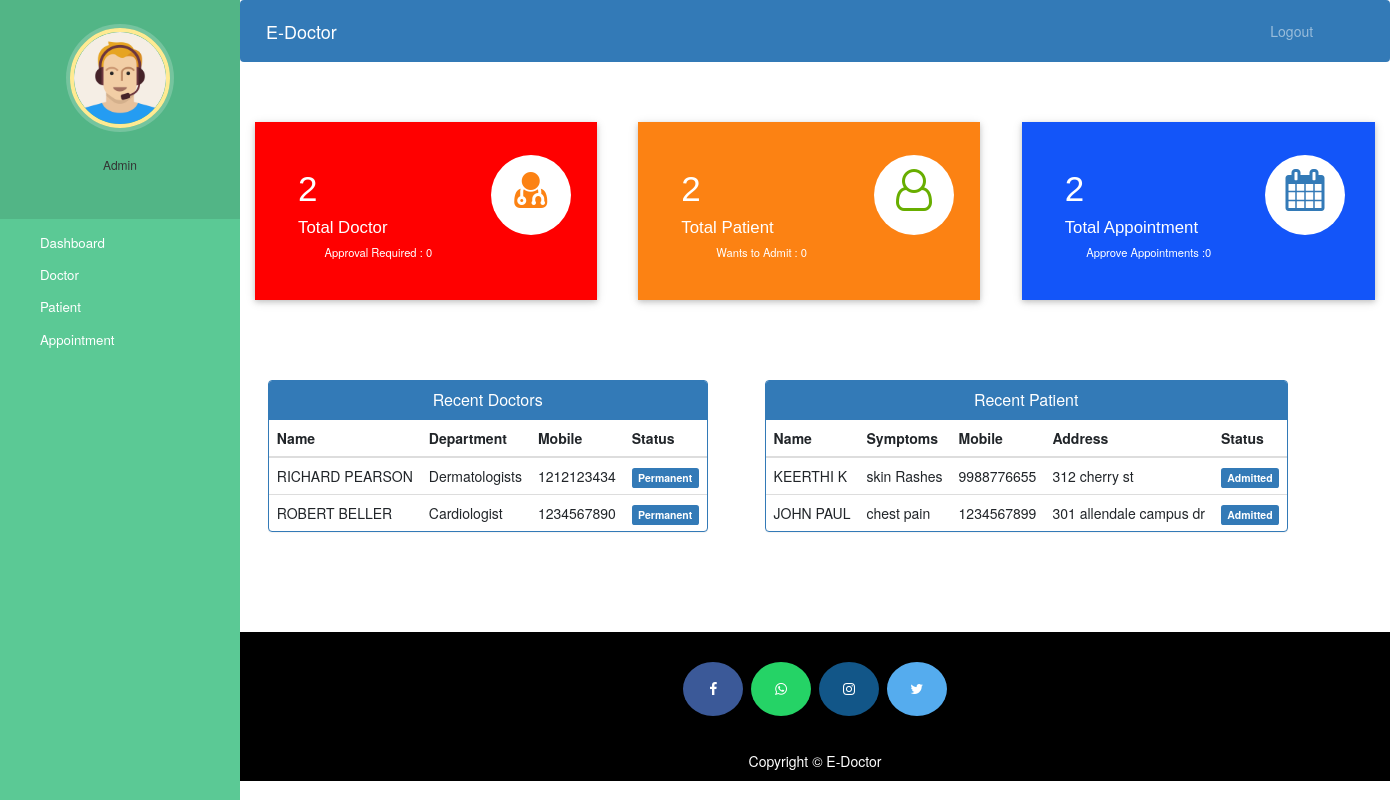
Page /admin-dashboard (signed in) on the committed database.
### hospital/models.py (models this page shows, shortened)
class Doctor(models.Model):
    user=models.OneToOneField(User,on_delete=models.CASCADE)
    profile_pic= models.ImageField(upload_to='profile_pic/DoctorProfilePic/',null=True,blank=True)
    address = models.CharField(max_length=40)
    mobile = models.CharField(max_length=40,null=True)
    department= models.CharField(max_length=50,choices=departments,default='Cardiologist')
    status=models.BooleanField(default=False)
    @property
    def get_name(self):
        return self.user.first_name+" "+self.user.last_name

class Patient(models.Model):
    user=models.OneToOneField(User,on_delete=models.CASCADE)
    profile_pic= models.ImageField(upload_to='profile_pic/PatientProfilePic/',null=True,blank=True)
    address = models.CharField(max_length=40)
    mobile = models.CharField(max_length=40,null=False)
    symptoms = models.CharField(max_length=100,null=False)
    assignedDoctorId = models.PositiveIntegerField(null=False)
    admitDate=models.DateField(auto_now=True)
    status=models.BooleanField(default=False)
    @property
    def get_name(self):
        return self.user.first_name+" "+self.user.last_name

### hospital/views.py (the view)
# urls.py: path('admin-dashboard', views.admin_dashboard_view,name='admin-dashboard'),
@login_required(login_url='adminlogin')
@user_passes_test(is_admin)
def admin_dashboard_view(request):
    doctors=models.Doctor.objects.all().order_by('-id')
    patients=models.Patient.objects.all().order_by('-id')
    doctorcount=models.Doctor.objects.all().filter(status__in=[True]).count()
    pendingdoctorcount=models.Doctor.objects.all().filter(status__in=[False]).count()
    patientcount=models.Patient.objects.all().filter(status__in=[True]).count()
    pendingpatientcount=models.Patient.objects.all().filter(status__in=[False]).count()
    appointmentcount=models.Appointment.objects.all().filter(status__in=[True]).count()
    pendingappointmentcount=models.Appointment.objects.all().filter(status__in=[False]).count()
    mydict={
    'doctors':doctors,
    'patients':patients,
    'doctorcount':doctorcount,
    'pendingdoctorcount':pendingdoctorcount,
    'patientcount':patientcount,
    'pendingpatientcount':pendingpatientcount,
    'appointmentcount':appointmentcount,
    'pendingappointmentcount':pendingappointmentcount,
    }
    return render(request,'hospital/admin_dashboard.html',context=mydict)

### hospital/views.py (called while the page is built)
def is_admin(user):
    return user.groups.filter(name='ADMIN').exists()

### templates/hospital/admin_dashboard.html
{% extends 'hospital/admin_base.html' %}
{% load static %}
{% block content %}
{%include 'hospital/admin_dashboard_cards.html'%}
<br><br><br><br>
<div class="container">
  <div class="row">
    <div class="panel panel-primary" style="margin-left:2%;">
      <div class="panel-heading" style="text-align:center;">
        <h6 class="panel-title">Recent Doctors</h6>
      </div>
      <table class="table table-hover" id="dev-table">
        <thead>
          <tr>
            <th>Name</th>
            <th>Department</th>
            <th>Mobile</th>
            <th>Status</th>
          </tr>
        </thead>
        {% for d in doctors %}
        <tr>
          <td> {{d.get_name}}</td>
          <td>{{d.department}}</td>
          <td>{{d.mobile}}</td>
          {%if d.status%}
          <td> <span class="label label-primary">Permanent</span></td>
          {% else %}
          <td> <span class="label label-success">On Hold</span></td>
          {% endif %}
        </tr>
        {% endfor %}
      </table>
    </div>
    <div class="panel panel-primary" style="margin-left:5%;">
      <div class="panel-heading" style="text-align:center;">
        <h6 class="panel-title">Recent Patient</h6>
      </div>
      <table class="table table-hover" id="dev-table">
        <thead>
          <tr>
            <th>Name</th>
            <th>Symptoms</th>
            <th>Mobile</th>
            <th>Address</th>
            <th>Status</th>
          </tr>
        </thead>
        {% for p in patients %}
        <tr>
          <td> {{p.get_name}}</td>
          <td>{{p.symptoms}}</td>
          <td>{{p.mobile}}</td>
          <td>{{p.address}}</td>
          {%if p.status%}
          <td> <span class="label label-primary">Admitted</span></td>
          {% else %}
          <td> <span class="label label-success">On Hold</span></td>
          {% endif %}
        </tr>
        {% endfor %}
      </table>
    </div>
  </div>
</div>
{% endblock content %}

### templates/hospital/admin_base.html (shortened to what this page needs)
<!DOCTYPE html>
{% load static %}
<html lang="en">
<head>
  <link rel="stylesheet" href="https://stackpath.bootstrapcdn.com/bootstrap/4.3.1/css/bootstrap.min.css">
  <link rel="stylesheet" href="https://maxcdn.bootstrapcdn.com/font-awesome/4.7.0/css/font-awesome.min.css">
  <link rel="stylesheet" href="{% static '/style.css' %}">
</head>
<body>
  <nav class="menu" tabindex="0">
    <header class="avatar">
      <img src="{% static "images/adminpropic.png" %}" />
      <br><br>
      <h6>Admin</h6>
    </header>
    <ul>
      <li tabindex="0" class="icon-dashboard"> <a style="color:white; text-decoration:none;" href="/admin-dashboard"><span>Dashboard</span></a> </li>
      <li tabindex="0" class="icon-customers"> <a style="color:white; text-decoration:none;" href="/admin-doctor"><span>Doctor</span></a></li>
      <li tabindex="0" class="icon-users"> <a style="color:white; text-decoration:none;" href="/admin-patient"><span>Patient</span></a></li>
      <li tabindex="0" class="icon-calendar"> <a style="color:white; text-decoration:none;" href="/admin-appointment"><span>Appointment</span></a></li>
    </ul>
  </nav>
  <main>
    <div class="bs-example">
      <nav class="navbar navbar-expand-md  navbar-dark fixed-top" style="background:#337AB7;">
        <a href="/admin-dashboard" class="navbar-brand">E-Doctor</a>
        <div class="collapse navbar-collapse justify-content-between" id="navbarCollapse">
          <div class="navbar-nav" style=" margin-left: 90%;">
            <a href="/logout" class="nav-item nav-link">Logout</a>
          </div>
        </div>
      </nav>
    </div>
    <br><br>
    {% block content %}
    {% endblock content %}
    <br><br><br><br>
    <footer>
      <p>
        <a id="ftr" href="#" class="fa fa-facebook"></a>
        <a id="ftr" href="#" class="fa fa-whatsapp"></a>
        <a id="ftr" href="#" class="fa fa-instagram"></a>
        <a id="ftr" href="#" class="fa fa-twitter"></a>
      </p>
      <br>
      <div class="container">
        <div class="row">
          <div class="col-md-12 col-sm-12">
            <div style="color:#ffffff;" class="wow fadeInUp footer-copyright">
              <p> Copyright &copy; E-Doctor</p>
            </div>
          </div>
        </div>
      </div>
    </footer>
  </main>
</body>
</html>

### templates/hospital/admin_dashboard_cards.html (shortened to what this page needs)
<!DOCTYPE html>
<html lang="en" dir="ltr">
<head>
  <link rel="stylesheet" href="https://maxcdn.bootstrapcdn.com/bootstrap/3.4.1/css/bootstrap.min.css">
  <link rel="stylesheet" href="https://cdnjs.cloudflare.com/ajax/libs/font-awesome/4.7.0/css/font-awesome.min.css">
</head>
<body>
  <div class="market-updates">
    <div class="col-md-4 market-update-gd">
      <div class="market-update-block clr-block-1">
        <div class="col-md-8 market-update-left">
          <h3>{{doctorcount}}</h3>
          <h4>Total Doctor</h4>
          <p>Approval Required : {{pendingdoctorcount}}</p>
        </div>
        <div class="col-md-4 market-update-right">
          <i class="fa fa-user-md"></i>
        </div>
        <div class="clearfix"> </div>
      </div>
    </div>
    <div class="col-md-4 market-update-gd">
      <div class="market-update-block clr-block-2">
        <div class="col-md-8 market-update-left">
          <h3>{{patientcount}}</h3>
          <h4>Total Patient</h4>
          <p>Wants to Admit : {{pendingpatientcount}}</p>
        </div>
        <div class="col-md-4 market-update-right">
          <i class="fa fa-user-o"></i>
        </div>
        <div class="clearfix"> </div>
      </div>
    </div>
    <div class="col-md-4 market-update-gd">
      <div class="market-update-block clr-block-3">
        <div class="col-md-8 market-update-left">
          <h3>{{appointmentcount}}</h3>
          <h4>Total Appointment</h4>
          <p>Approve Appointments :{{pendingappointmentcount}} </p>
        </div>
        <div class="col-md-4 market-update-right">
          <i class="fa fa-calendar"> </i>
        </div>
        <div class="clearfix"> </div>
      </div>
    </div>
  </div>
</body>
</html>

### static/style.css (style rules this page uses)
body { padding-left: 240px; }
main { position: relative; height: 100vh; }
.menu { background: #5bc995; height: 100vh; width: 240px; position: fixed; top: 0px; left: 0; z-index: 5; outline: none; }
.menu .avatar { background: rgba(0, 0, 0, 0.1); padding: 2em 0.5em; text-align: center; }
.menu .avatar img { width: 100px; border-radius: 50%; overflow: hidden; border: 4px solid #ffea92; box-shadow: 0 0 0 4px rgba(255, 255, 255, 0.2); }
.menu ul { list-style: none; padding: 0.5em 0; margin: 0; }
.menu ul li { padding: 0.5em 1em 0.5em 3em; font-size: 0.95em; font-weight: regular; background-repeat: no-repeat; background-position: left 15px center; background-size: auto 20px; transition: all 0.15s linear; cursor: pointer; }
.menu ul li.icon-dashboard { background-image: url("http://www.entypo.com/images//gauge.svg"); }
.menu ul li.icon-customers { background-image: url("http://www.entypo.com/images//briefcase.svg"); }
.menu ul li.icon-users { background-image: url("http://www.entypo.com/images//users.svg"); }
.menu ul li.icon-calendar { background-image: url("http://www.entypo.com/images//calendar.svg"); }

### templates/hospital/admin_base.html (style rules this page uses)
a:link { text-decoration: none; }
a { color: white; }
footer { padding: 0px 0px 0px 0px; background-color: black; margin: 0px; }
#ftr { padding: 20px; }
.fa { font-size: 23px; width: 60px; text-align: center; text-decoration: none; margin: 5px 2px; border-radius: 50%; }
.fa-facebook { background: #3B5998; color: white; margin-top: 30px; }
.fa-whatsapp { background: #25d366; color: white; }
.fa-twitter { background: #55ACEE; color: white; }
.fa-instagram { background: #125688; color: white; }
p { text-align: center; }

### templates/hospital/admin_dashboard_cards.html (style rules this page uses)
.market-update-block { padding: 2em 2em; background: #999; }
.market-update-block h3 { color: #fff; font-size: 2.5em; font-family: 'Carrois Gothic', sans-serif; }
.market-update-block h4 { font-size: 1.2em; color: #fff; margin: 0.3em 0em; font-family: 'Carrois Gothic', sans-serif; }
.market-update-block p { color: #fff; font-size: 0.8em; line-height: 1.8em; }
.market-update-block.clr-block-1 { background: #ff0000; margin-right: 0.8em; box-shadow: 0 2px 5px 0 rgba(0, 0, 0, 0.16), 0 2px 10px 0 rgba(0, 0, 0, 0.12); transition: 0.5s all; -webkit-transition: 0.5s all; -moz-transition: 0.5s all; -o-transition: 0.5s all; }
.market-update-block.clr-block-2 { background: #FC8213; margin-right: 0.8em; box-shadow: 0 2px 5px 0 rgba(0, 0, 0, 0.16), 0 2px 10px 0 rgba(0, 0, 0, 0.12); transition: 0.5s all; -webkit-transition: 0.5s all; -moz-transition: 0.5s all; -o-transition: 0.5s all; }
.market-update-block.clr-block-3 { background: #1355f9; box-shadow: 0 2px 5px 0 rgba(0, 0, 0, 0.16), 0 2px 10px 0 rgba(0, 0, 0, 0.12); transition: 0.5s all; -webkit-transition: 0.5s all; -moz-transition: 0.5s all; -o-transition: 0.5s all; }
.market-update-right i.fa.fa-user-o { font-size: 3em; color: #68AE00; width: 80px; height: 80px; background: #fff; text-align: center; border-radius: 49px; -webkit-border-radius: 49px; -moz-border-radius: 49px; -o-border-radius: 49px; line-height: 1.7em; }
.market-update-right i.fa.fa-user-md { font-size: 3em; color: #FC8213; width: 80px; height: 80px; background: #fff; text-align: center; border-radius: 49px; -webkit-border-radius: 49px; -moz-border-radius: 49px; -o-border-radius: 49px; line-height: 1.7em; }
.market-update-right i.fa.fa-calendar { font-size: 3em; color: #337AB7; width: 80px; height: 80px; background: #fff; text-align: center; border-radius: 49px; -webkit-border-radius: 49px; -moz-border-radius: 49px; -o-border-radius: 49px; line-height: 1.7em; }
.market-update-left { padding: 0px; }

### rows in the picture
Doctor: get_name "RICHARD PEARSON", department "Dermatologists", mobile "1212123434", status "Permanent"
Doctor: get_name "ROBERT BELLER", department "Cardiologist", mobile "1234567890", status "Permanent"
Patient: get_name "KEERTHI K", symptoms "skin Rashes", mobile "9988776655", address "312 cherry st", status "Admitted"
Patient: get_name "JOHN PAUL", symptoms "chest pain", mobile "1234567899", address "301 allendale campus dr", status "Admitted"

### other values in the picture
{{ doctorcount }} "2"
{{ pendingdoctorcount }} "0"
{{ patientcount }} "2"
{{ pendingpatientcount }} "0"
{{ appointmentcount }} "2"
{{ pendingappointmentcount }} "0"
